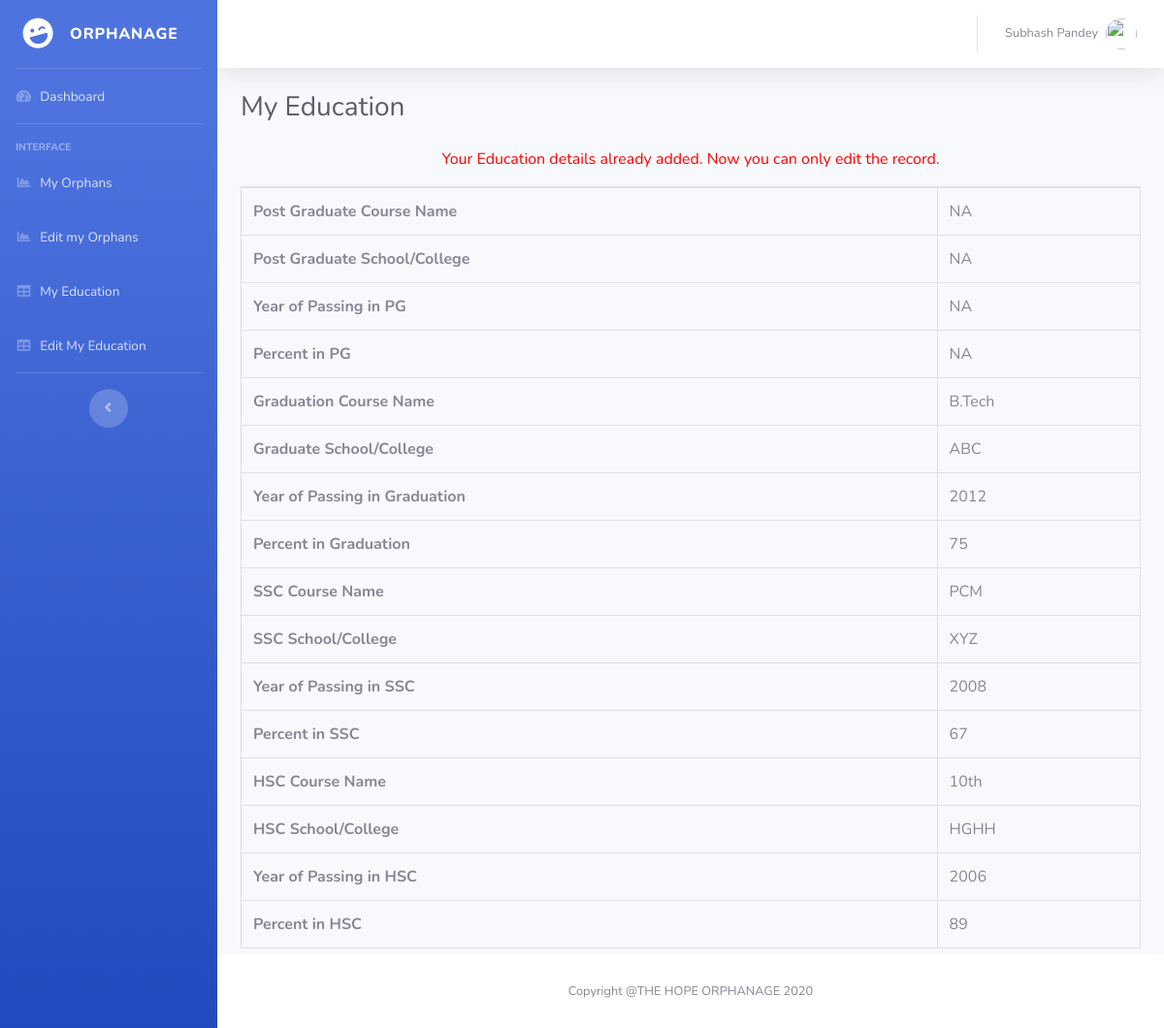
Page /Orphanage-Record-Management-System-Project/erms/canteen/canteenedu.php (signed in) on the committed database.
### tables this page shows
CREATE TABLE `canteen` (
  `ID` int(11) NOT NULL,
  `EmpFname` varchar(50) DEFAULT NULL,
  `EmpLName` varchar(50) NOT NULL,
  `EmpCode` varchar(50) DEFAULT NULL,
  `EmpDept` varchar(120) DEFAULT NULL,
  `EmpDesignation` varchar(120) DEFAULT NULL,
  `EmpContactNo` bigint(10) DEFAULT NULL,
  `EmpGender` enum('Male','Female') DEFAULT NULL,
  `EmpEmail` varchar(200) DEFAULT NULL,
  `EmpPassword` varchar(100) DEFAULT NULL,
  `EmpJoingdate` date DEFAULT NULL,
  `PostingDate` timestamp NOT NULL DEFAULT CURRENT_TIMESTAMP
);

CREATE TABLE `canteenedu` (
  `Id` int(11) NOT NULL,
  `EmpID` int(10) DEFAULT NULL,
  `CoursePG` varchar(45) DEFAULT NULL,
  `SchoolCollegePG` varchar(45) DEFAULT NULL,
  `YearPassingPG` varchar(45) DEFAULT NULL,
  `PercentagePG` varchar(4) DEFAULT NULL,
  `CourseGra` varchar(45) DEFAULT NULL,
  `SchoolCollegeGra` varchar(45) DEFAULT NULL,
  `YearPassingGra` varchar(45) DEFAULT NULL,
  `PercentageGra` varchar(4) DEFAULT NULL,
  `CourseSSC` varchar(45) DEFAULT NULL,
  `SchoolCollegeSSC` varchar(45) DEFAULT NULL,
  `YearPassingSSC` varchar(45) DEFAULT NULL,
  `PercentageSSC` varchar(4) DEFAULT NULL,
  `CourseHSC` varchar(45) DEFAULT NULL,
  `SchoolCollegeHSC` varchar(45) DEFAULT NULL,
  `YearPassingHSC` varchar(45) DEFAULT NULL,
  `PercentageHSC` varchar(4) DEFAULT NULL
);

### Orphanage-Record-Management-System-Project/erms/canteen/canteenedu.php (the view, shortened to what this page needs)
<?php
include('../includes/dbconnection.php');
if (strlen($_SESSION['uid']==0)) {
  header('location:../logout.php');
  } else{
  ?>
<!DOCTYPE html>
<html lang="en">
<head>
  <link href="../vendor/fontawesome-free/css/all.min.css" rel="stylesheet" type="text/css">
<link href="../vendor/datatables/dataTables.bootstrap4.min.css" rel="stylesheet">
  <link href="../css/sb-admin-2.min.css" rel="stylesheet">
</head>
<body id="page-top">
  <div id="wrapper">
  <?php include_once('../includes/canteensidebar.php')?>
    <div id="content-wrapper" class="d-flex flex-column">
      <div id="content">
         <?php include_once('../includes/canteenheader.php')?>
        <div class="container-fluid">
          <h1 class="h3 mb-4 text-gray-800">My Education</h1>
<?php
$empid=$_SESSION['uid'];
$query=mysqli_query($con,"select * from canteenedu where EmpID=$empid");
$row=mysqli_fetch_array($query);
if($row>0)
{
?>
<p style="font-size:16px; color:red" align="center">Your Education details already added. Now you can only edit the record. </p>
<table class="table table-bordered" id="dataTable" width="100%" cellspacing="0">
<tr>
  <th>Post Graduate Course Name</th>
  <td><?php echo $row['CoursePG'];?></td>
</tr>
<tr>
  <th>Post Graduate School/College</th>
  <td><?php echo $row['SchoolCollegePG'];?></td>
</tr>
<tr>
  <th>Year of Passing in PG</th>
  <td><?php echo $row['YearPassingPG'];?></td>
</tr>
<tr>
  <th>Percent in PG</th>
  <td><?php echo $row['PercentagePG'];?></td>
</tr>
<tr>
  <th>Graduation Course Name</th>
  <td><?php echo $row['CourseGra'];?></td>
</tr>
<tr>
  <th>Graduate School/College</th>
  <td><?php echo $row['SchoolCollegeGra'];?></td>
</tr>
<tr>
  <th>Year of Passing in Graduation</th>
  <td><?php echo $row['YearPassingGra'];?></td>
</tr>
<tr>
  <th>Percent in Graduation</th>
  <td><?php echo $row['PercentageGra'];?></td>
</tr>
<th>SSC Course Name</th>
  <td><?php echo $row['CourseSSC'];?></td>
<tr>
  <th>SSC School/College</th>
  <td><?php echo $row['SchoolCollegeSSC'];?></td>
</tr>
<tr>
  <th>Year of Passing in SSC</th>
  <td><?php echo $row['YearPassingSSC'];?></td>
</tr>
<tr>
  <th>Percent in SSC</th>
  <td><?php echo $row['PercentageSSC'];?></td>
</tr>
<th>HSC Course Name</th>
  <td><?php echo $row['CourseHSC'];?></td>
<tr>
  <th>HSC School/College</th>
  <td><?php echo $row['SchoolCollegeHSC'];?></td>
</tr>
<tr>
  <th>Year of Passing in HSC</th>
  <td><?php echo $row['YearPassingHSC'];?></td>
</tr>
<tr>
  <th>Percent in HSC</th>
  <td><?php echo $row['PercentageHSC'];?></td>
</tr>
</table>
<?php } ?>
        </div>
      </div>
   <?php include_once('../includes/footer.php');?>
    </div>
  </div>
</body>
</html>
<?php }  ?>

### Orphanage-Record-Management-System-Project/erms/includes/canteenheader.php (shortened to what this page needs)
<nav class="navbar navbar-expand navbar-light bg-white topbar mb-4 static-top shadow">
<ul class="navbar-nav ml-auto">
  <li class="nav-item dropdown no-arrow">
    <a class="nav-link dropdown-toggle" href="#" id="userDropdown" role="button" data-toggle="dropdown" aria-haspopup="true" aria-expanded="false">
<?php
$empid=$_SESSION['uid'];
$ret=mysqli_query($con,"select EmpFname,EmpLname from canteen where ID='$empid'");
$row=mysqli_fetch_array($ret);
$fname=$row['EmpFname'];
$lname=$row['EmpLname'];
?>
      <span class="mr-2 d-none d-lg-inline text-gray-600 small"><?php echo $fname." ".$lname; ?></span>
      <img class="img-profile rounded-circle" src="https://source.unsplash.com/QAB-WJcbgJk/60x60">
    </a>
  </li>
</ul>
</nav>

### rows in the picture
canteen: EmpFname "Subhash", EmpLName "Pandey"
canteenedu: CoursePG "NA", SchoolCollegePG "NA", YearPassingPG "NA", PercentagePG "NA", CourseGra "B.Tech", SchoolCollegeGra "ABC", YearPassingGra "2012", PercentageGra "75", CourseSSC "PCM", SchoolCollegeSSC "XYZ", YearPassingSSC "2008", PercentageSSC "67", CourseHSC "10th", SchoolCollegeHSC "HGHH", YearPassingHSC "2006", PercentageHSC "89"
